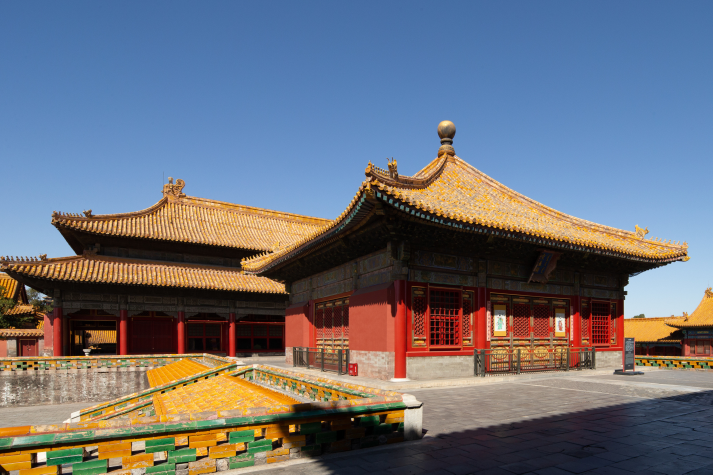
#> input picture forbidden-city/research/jiaotai-2.jpg, 1425 x 949 px (shown at 1/2 size); its folder holds only this picture in this run
$ python reference-sheet.py
#> lines starting #> are read from the running program, lines starting #| are printed output that depends on the picture
from pathlib import Path
from PIL import Image, ImageDraw
root=Path(__file__).resolve().parents[1]
files=list((root/'research').glob('*-[123].jpg'))
files.sort()
width,height=1080,((len(files)+2)//3)*240
sheet=Image.new('RGB',(width,height),'#efeee5')
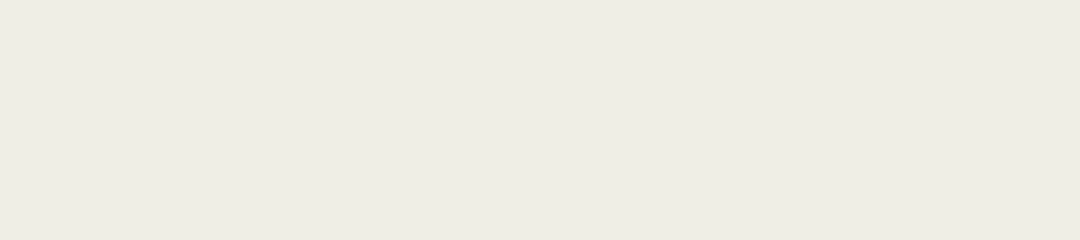
#> sheet: PIL image 1080x240 RGB; mean R, G, B 239, 238, 229
for i,file in enumerate(files):
    im=Image.open(file).convert('RGB');im.thumbnail((352,205))
#> further down, im is the input picture: PIL image 1425x949 RGB; mean R, G, B 108.2, 111.3, 120.8
#> after `im.thumbnail((352, 205))`:
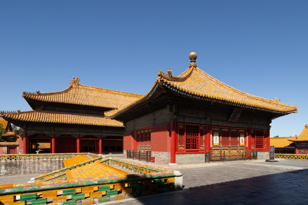
#> im: PIL image 308x205 RGB; mean R, G, B 108.3, 111.4, 120.9
    x=(i%3)*360;y=(i//3)*240
    sheet.paste(im,(x+(360-im.width)//2,y))
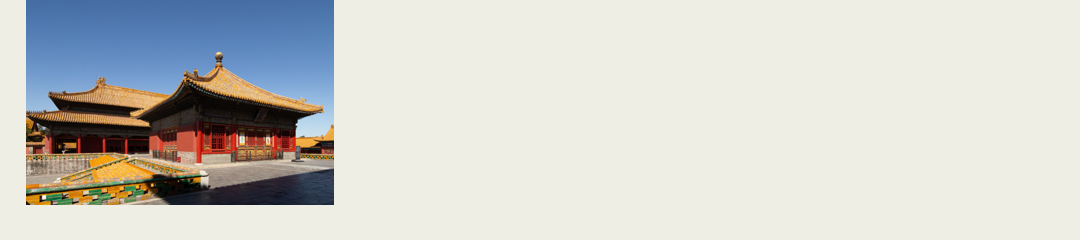
#> sheet: PIL image 1080x240 RGB; mean R, G, B 207.2, 207.2, 202.7
    ImageDraw.Draw(sheet).text((x+8,y+212),file.name,fill='#26382b')
sheet.save(root/'research/reference-contact-sheet.jpg',quality=88)

$ run again, on forbidden-city/research/qianqing-3.jpg
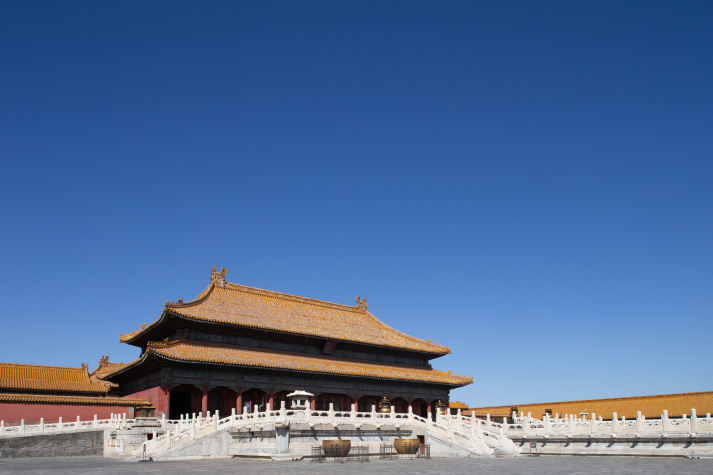
#> input picture forbidden-city/research/qianqing-3.jpg, 1425 x 950 px (shown at 1/2 size)
#> im is the input picture: PIL image 1425x950 RGB; mean R, G, B 80.7, 108.7, 151
#> `im.thumbnail((352, 205))`:
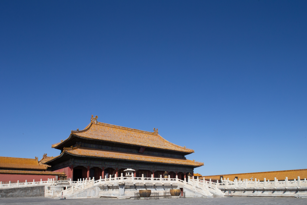
#> im: PIL image 307x205 RGB; mean R, G, B 80.9, 108.9, 151.1
#> `sheet.paste(im,(x+(360-im.width)//2,y))`:
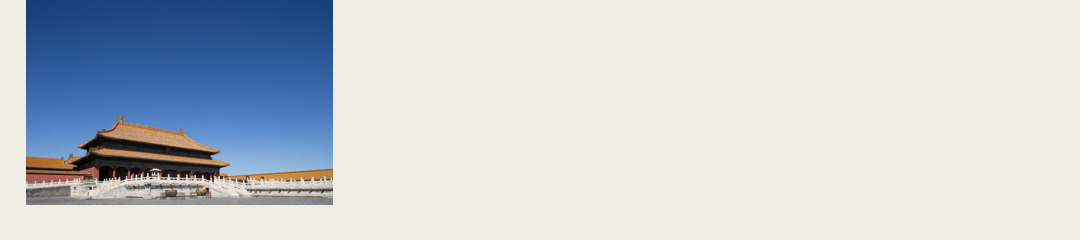
#> sheet: PIL image 1080x240 RGB; mean R, G, B 200.6, 206.6, 210.1

$ run again, on forbidden-city/research/qinan-2.jpg
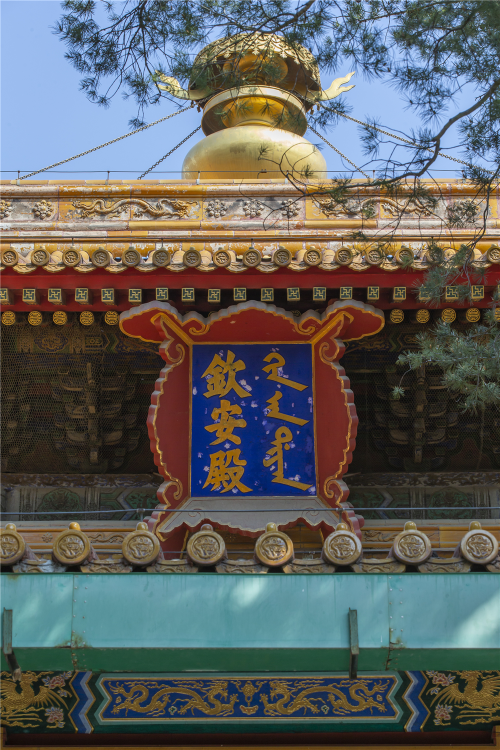
#> input picture forbidden-city/research/qinan-2.jpg, 1000 x 1499 px (shown at 1/2 size)
#> im is the input picture: PIL image 1000x1499 RGB; mean R, G, B 95.3, 96.6, 94.8
#> `im.thumbnail((352, 205))`:
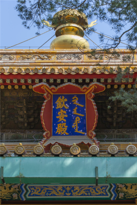
#> im: PIL image 137x205 RGB; mean R, G, B 95.2, 96.4, 94.7
#> `sheet.paste(im,(x+(360-im.width)//2,y))`:
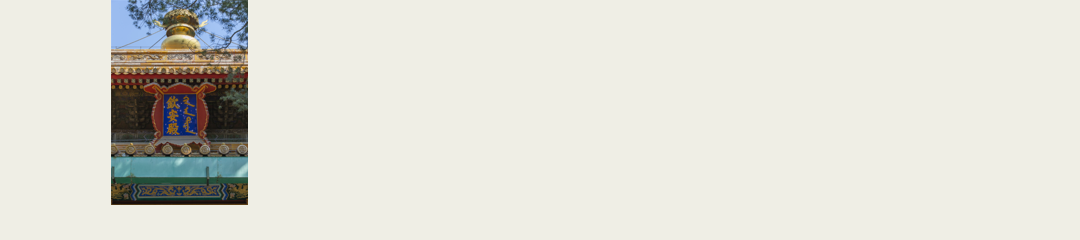
#> sheet: PIL image 1080x240 RGB; mean R, G, B 223.4, 222.7, 214.4

$ run again, on forbidden-city/research/taihe-3.jpg
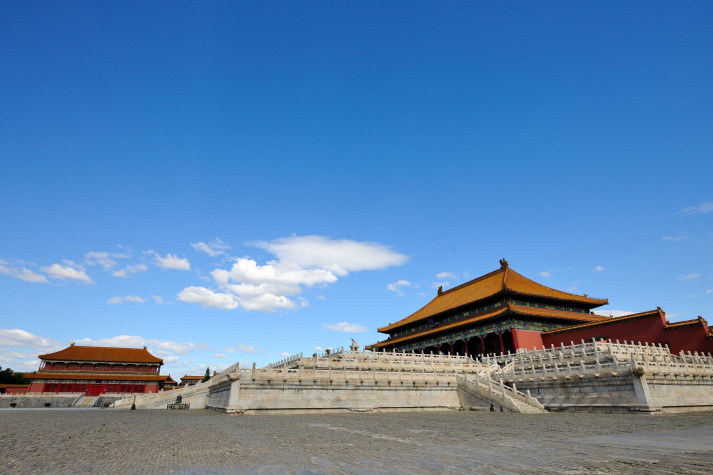
#> input picture forbidden-city/research/taihe-3.jpg, 1425 x 950 px (shown at 1/2 size)
#> im is the input picture: PIL image 1425x950 RGB; mean R, G, B 91.2, 131.3, 174
#> `im.thumbnail((352, 205))`:
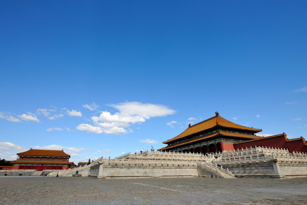
#> im: PIL image 307x205 RGB; mean R, G, B 91.4, 131.4, 174.1
#> `sheet.paste(im,(x+(360-im.width)//2,y))`:
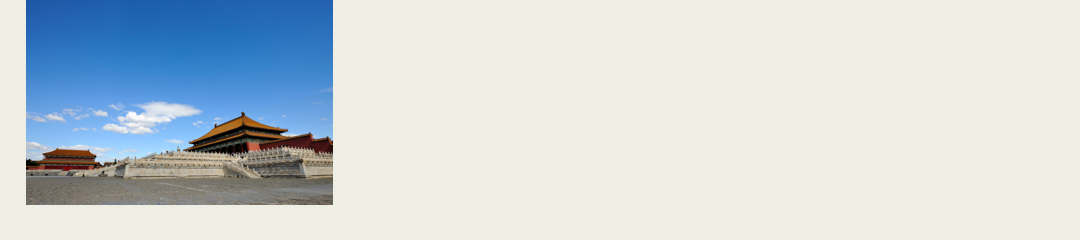
#> sheet: PIL image 1080x240 RGB; mean R, G, B 203.2, 212.1, 215.7
